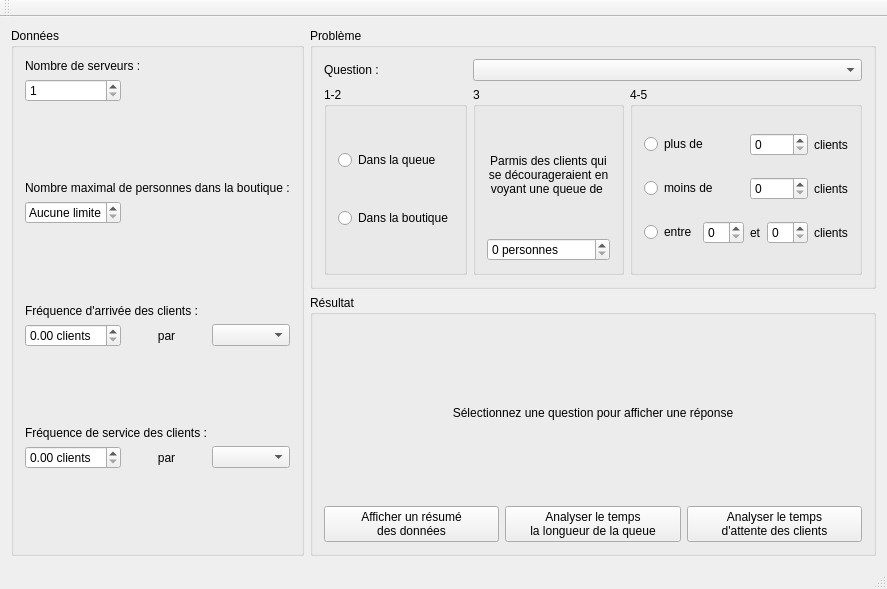
<?xml version="1.0" encoding="UTF-8"?>
<ui version="4.0">
 <class>MainWindow</class>
 <widget class="QMainWindow" name="MainWindow">
  <property name="geometry">
   <rect>
    <x>0</x>
    <y>0</y>
    <width>887</width>
    <height>589</height>
   </rect>
  </property>
  <property name="windowTitle">
   <string>MainWindow</string>
  </property>
  <widget class="QWidget" name="centralWidget">
   <layout class="QGridLayout" name="gridLayout" columnstretch="1,3">
    <item row="1" column="1">
     <widget class="QGroupBox" name="groupBox_2">
      <property name="title">
       <string>Résultat</string>
      </property>
      <layout class="QGridLayout" name="gridLayout_3">
       <item row="1" column="0">
        <widget class="QPushButton" name="PushButtonGlobalResult">
         <property name="text">
          <string>Afficher un résumé
des données</string>
         </property>
        </widget>
       </item>
       <item row="1" column="1">
        <widget class="QPushButton" name="PushButtonGrathLenth">
         <property name="text">
          <string>Analyser le temps
la longueur de la queue</string>
         </property>
        </widget>
       </item>
       <item row="1" column="2">
        <widget class="QPushButton" name="PushButtonGraphTime">
         <property name="text">
          <string>Analyser le temps
d'attente des clients</string>
         </property>
        </widget>
       </item>
       <item row="0" column="0" colspan="3">
        <widget class="QLabel" name="LabelAnswer">
         <property name="text">
          <string>Sélectionnez une question pour afficher une réponse</string>
         </property>
         <property name="alignment">
          <set>Qt::AlignCenter</set>
         </property>
        </widget>
       </item>
      </layout>
      <zorder>PushButtonGraphTime</zorder>
      <zorder>PushButtonGrathLenth</zorder>
      <zorder>PushButtonGlobalResult</zorder>
      <zorder>LabelAnswer</zorder>
     </widget>
    </item>
    <item row="0" column="1">
     <widget class="QGroupBox" name="groupBox_3">
      <property name="title">
       <string>Problème</string>
      </property>
      <layout class="QGridLayout" name="gridLayout_4">
       <item row="0" column="0">
        <widget class="QLabel" name="label_8">
         <property name="text">
          <string>Question : </string>
         </property>
        </widget>
       </item>
       <item row="0" column="1" colspan="2">
        <widget class="QComboBox" name="ComboBoxQuestion"/>
       </item>
       <item row="1" column="0">
        <widget class="QGroupBox" name="groupBox_4">
         <property name="title">
          <string>1-2</string>
         </property>
         <layout class="QGridLayout" name="gridLayout_5">
          <item row="0" column="0">
           <widget class="QRadioButton" name="RadioButtonQueue">
            <property name="text">
             <string>Dans la queue</string>
            </property>
           </widget>
          </item>
          <item row="1" column="0">
           <widget class="QRadioButton" name="RadioButtonSystem">
            <property name="text">
             <string>Dans la boutique</string>
            </property>
           </widget>
          </item>
         </layout>
        </widget>
       </item>
       <item row="1" column="1">
        <widget class="QGroupBox" name="groupBox_6">
         <property name="enabled">
          <bool>true</bool>
         </property>
         <property name="title">
          <string>3</string>
         </property>
         <layout class="QGridLayout" name="gridLayout_6">
          <item row="0" column="0">
           <widget class="QLabel" name="label_9">
            <property name="text">
             <string>Parmis des clients qui se décourageraient en voyant une queue de </string>
            </property>
            <property name="textFormat">
             <enum>Qt::AutoText</enum>
            </property>
            <property name="alignment">
             <set>Qt::AlignCenter</set>
            </property>
            <property name="wordWrap">
             <bool>true</bool>
            </property>
           </widget>
          </item>
          <item row="1" column="0">
           <widget class="QSpinBox" name="SpinBox">
            <property name="suffix">
             <string> personnes</string>
            </property>
           </widget>
          </item>
         </layout>
        </widget>
       </item>
       <item row="1" column="2">
        <widget class="QGroupBox" name="groupBox_5">
         <property name="title">
          <string>4-5</string>
         </property>
         <layout class="QGridLayout" name="gridLayout_7">
          <item row="0" column="0" colspan="2">
           <widget class="QRadioButton" name="RadioButtonPlusDe">
            <property name="text">
             <string>plus de</string>
            </property>
           </widget>
          </item>
          <item row="0" column="2" colspan="2">
           <widget class="QSpinBox" name="SpinBoxPlus">
            <property name="suffix">
             <string/>
            </property>
           </widget>
          </item>
          <item row="0" column="4">
           <widget class="QLabel" name="label_11">
            <property name="text">
             <string>clients</string>
            </property>
           </widget>
          </item>
          <item row="1" column="0" colspan="2">
           <widget class="QRadioButton" name="RadioButtonMoinsDe">
            <property name="text">
             <string>moins de</string>
            </property>
           </widget>
          </item>
          <item row="1" column="2" colspan="2">
           <widget class="QSpinBox" name="SpinBoxMoins">
            <property name="suffix">
             <string/>
            </property>
           </widget>
          </item>
          <item row="1" column="4">
           <widget class="QLabel" name="label_13">
            <property name="text">
             <string>clients</string>
            </property>
           </widget>
          </item>
          <item row="2" column="0">
           <widget class="QRadioButton" name="RadioButtonEntre">
            <property name="text">
             <string>entre</string>
            </property>
           </widget>
          </item>
          <item row="2" column="1">
           <widget class="QSpinBox" name="SinBoxInf"/>
          </item>
          <item row="2" column="2">
           <widget class="QLabel" name="label_10">
            <property name="text">
             <string>et</string>
            </property>
           </widget>
          </item>
          <item row="2" column="3">
           <widget class="QSpinBox" name="SpinBoxSup"/>
          </item>
          <item row="2" column="4">
           <widget class="QLabel" name="label_12">
            <property name="text">
             <string>clients</string>
            </property>
           </widget>
          </item>
         </layout>
        </widget>
       </item>
      </layout>
     </widget>
    </item>
    <item row="0" column="0" rowspan="2">
     <widget class="QGroupBox" name="groupBox">
      <property name="title">
       <string>Données</string>
      </property>
      <layout class="QGridLayout" name="gridLayout_2">
       <item row="10" column="0">
        <widget class="QDoubleSpinBox" name="DoubleSpinBoxFrequenceService">
         <property name="suffix">
          <string> clients</string>
         </property>
        </widget>
       </item>
       <item row="4" column="0">
        <widget class="QSpinBox" name="SpinBoxNbMaxPers">
         <property name="specialValueText">
          <string>Aucune limite</string>
         </property>
        </widget>
       </item>
       <item row="10" column="1">
        <widget class="QLabel" name="label_6">
         <property name="text">
          <string>par</string>
         </property>
         <property name="alignment">
          <set>Qt::AlignCenter</set>
         </property>
        </widget>
       </item>
       <item row="7" column="0">
        <widget class="QDoubleSpinBox" name="DoubleSpinBoxFrequenceArrivee">
         <property name="suffix">
          <string> clients</string>
         </property>
        </widget>
       </item>
       <item row="7" column="1">
        <widget class="QLabel" name="label_5">
         <property name="text">
          <string>par</string>
         </property>
         <property name="alignment">
          <set>Qt::AlignCenter</set>
         </property>
        </widget>
       </item>
       <item row="1" column="0">
        <widget class="QSpinBox" name="SpinBoxNbServer">
         <property name="specialValueText">
          <string/>
         </property>
         <property name="minimum">
          <number>1</number>
         </property>
        </widget>
       </item>
       <item row="10" column="2">
        <widget class="QComboBox" name="ComboBoxFrequenceService"/>
       </item>
       <item row="7" column="2">
        <widget class="QComboBox" name="ComboBoxFrequenceArrivee"/>
       </item>
       <item row="3" column="0" colspan="3">
        <widget class="QLabel" name="LabelNbMaxPers">
         <property name="text">
          <string>Nombre maximal de personnes dans la boutique :</string>
         </property>
        </widget>
       </item>
       <item row="6" column="0" colspan="3">
        <widget class="QLabel" name="LabelFrequenceArrivee">
         <property name="text">
          <string>Fréquence d'arrivée des clients :</string>
         </property>
        </widget>
       </item>
       <item row="9" column="0" colspan="3">
        <widget class="QLabel" name="LabelFrequenceService">
         <property name="text">
          <string>Fréquence de service des clients :</string>
         </property>
        </widget>
       </item>
       <item row="0" column="0" colspan="3">
        <widget class="QLabel" name="LabelNbServer">
         <property name="text">
          <string>Nombre de serveurs : </string>
         </property>
        </widget>
       </item>
       <item row="2" column="0" colspan="3">
        <spacer name="verticalSpacer_2">
         <property name="orientation">
          <enum>Qt::Vertical</enum>
         </property>
         <property name="sizeHint" stdset="0">
          <size>
           <width>20</width>
           <height>40</height>
          </size>
         </property>
        </spacer>
       </item>
       <item row="5" column="0" colspan="3">
        <spacer name="verticalSpacer_3">
         <property name="orientation">
          <enum>Qt::Vertical</enum>
         </property>
         <property name="sizeHint" stdset="0">
          <size>
           <width>20</width>
           <height>40</height>
          </size>
         </property>
        </spacer>
       </item>
       <item row="8" column="0" colspan="3">
        <spacer name="verticalSpacer_4">
         <property name="orientation">
          <enum>Qt::Vertical</enum>
         </property>
         <property name="sizeHint" stdset="0">
          <size>
           <width>20</width>
           <height>40</height>
          </size>
         </property>
        </spacer>
       </item>
       <item row="11" column="0" colspan="3">
        <spacer name="verticalSpacer">
         <property name="orientation">
          <enum>Qt::Vertical</enum>
         </property>
         <property name="sizeHint" stdset="0">
          <size>
           <width>20</width>
           <height>40</height>
          </size>
         </property>
        </spacer>
       </item>
      </layout>
     </widget>
    </item>
   </layout>
  </widget>
  <widget class="QMenuBar" name="menuBar">
   <property name="geometry">
    <rect>
     <x>0</x>
     <y>0</y>
     <width>887</width>
     <height>21</height>
    </rect>
   </property>
  </widget>
  <widget class="QToolBar" name="mainToolBar">
   <attribute name="toolBarArea">
    <enum>TopToolBarArea</enum>
   </attribute>
   <attribute name="toolBarBreak">
    <bool>false</bool>
   </attribute>
  </widget>
  <widget class="QStatusBar" name="statusBar"/>
 </widget>
 <layoutdefault spacing="6" margin="11"/>
 <resources/>
 <connections/>
</ui>
